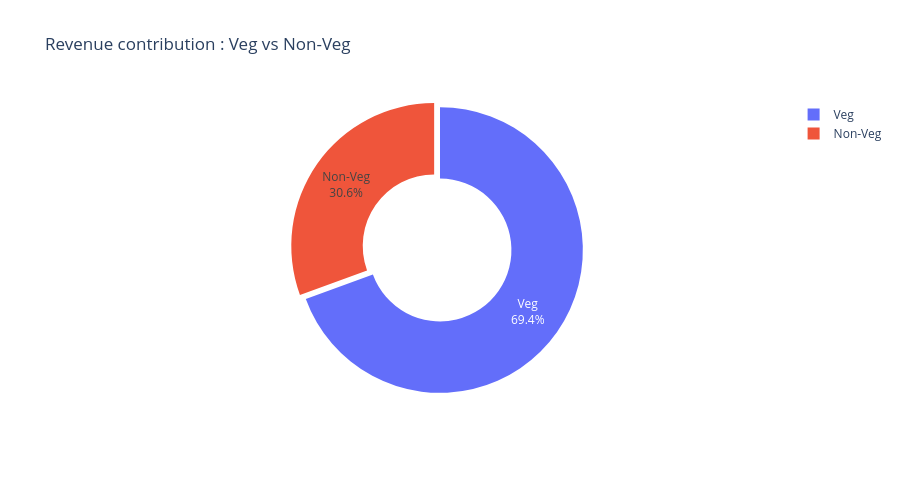

The code cell stored with this chart in its notebook:
### Code cell
fig = px.pie(food_revenue,
             values = "Price (INR)",
             names = "Food Category",
             hole = 0.5,
             title = "Revenue contribution : Veg vs Non-Veg"
)

fig.update_traces(textposition = "inside",
                  textinfo = "percent+label",
                  pull = [0.05,0]
)

fig.update_layout(
    height = 500,
    margin = dict(l = 100,r = 100,t = 100,b = 100)
)

fig.show()

### Figure 1 — Plotly figure (JSON) as saved in the notebook; plotly's stock layout.template omitted (floating-point values rounded to 4 significant figures)
{"data": [{"domain": {"x": [0, 1], "y": [0, 1]}, "hole": 0.5, "hovertemplate": "Food Category=%{label}<br>Price (INR)=%{value}<extra></extra>", "labels": ["Non-Veg", "Veg"], "legendgroup": "", "name": "", "pull": [0.05, 0], "showlegend": true, "textinfo": "percent+label", "textposition": "inside", "type": "pie", "values": [16210000.0, 36810000.0]}], "layout": {"height": 500, "legend": {"tracegroupgap": 0}, "margin": {"b": 100, "l": 100, "r": 100, "t": 100}, "title": {"text": "Revenue contribution : Veg vs Non-Veg"}}}
